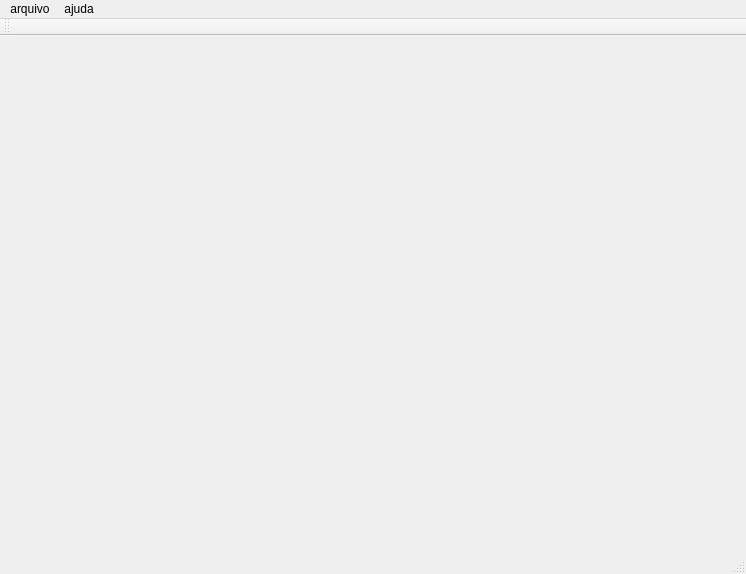
<?xml version="1.0" encoding="UTF-8"?>
<ui version="4.0">
 <class>mainWindow</class>
 <widget class="QMainWindow" name="mainWindow">
  <property name="geometry">
   <rect>
    <x>0</x>
    <y>0</y>
    <width>746</width>
    <height>574</height>
   </rect>
  </property>
  <property name="windowTitle">
   <string>Reconhecimento Facial</string>
  </property>
  <widget class="QWidget" name="centralwidget"/>
  <widget class="QMenuBar" name="menubar">
   <property name="geometry">
    <rect>
     <x>0</x>
     <y>0</y>
     <width>746</width>
     <height>21</height>
    </rect>
   </property>
   <widget class="QMenu" name="menuTreinamento">
    <property name="title">
     <string>arquivo</string>
    </property>
    <addaction name="actionTreinamento"/>
   </widget>
   <widget class="QMenu" name="menuAjuda">
    <property name="title">
     <string>ajuda</string>
    </property>
   </widget>
   <addaction name="menuTreinamento"/>
   <addaction name="menuAjuda"/>
  </widget>
  <widget class="QStatusBar" name="statusbar"/>
  <widget class="QToolBar" name="toolBar">
   <property name="windowTitle">
    <string>toolBar</string>
   </property>
   <attribute name="toolBarArea">
    <enum>TopToolBarArea</enum>
   </attribute>
   <attribute name="toolBarBreak">
    <bool>false</bool>
   </attribute>
  </widget>
  <action name="actionTreinamento">
   <property name="text">
    <string>treinamento</string>
   </property>
  </action>
 </widget>
 <resources/>
 <connections/>
</ui>
